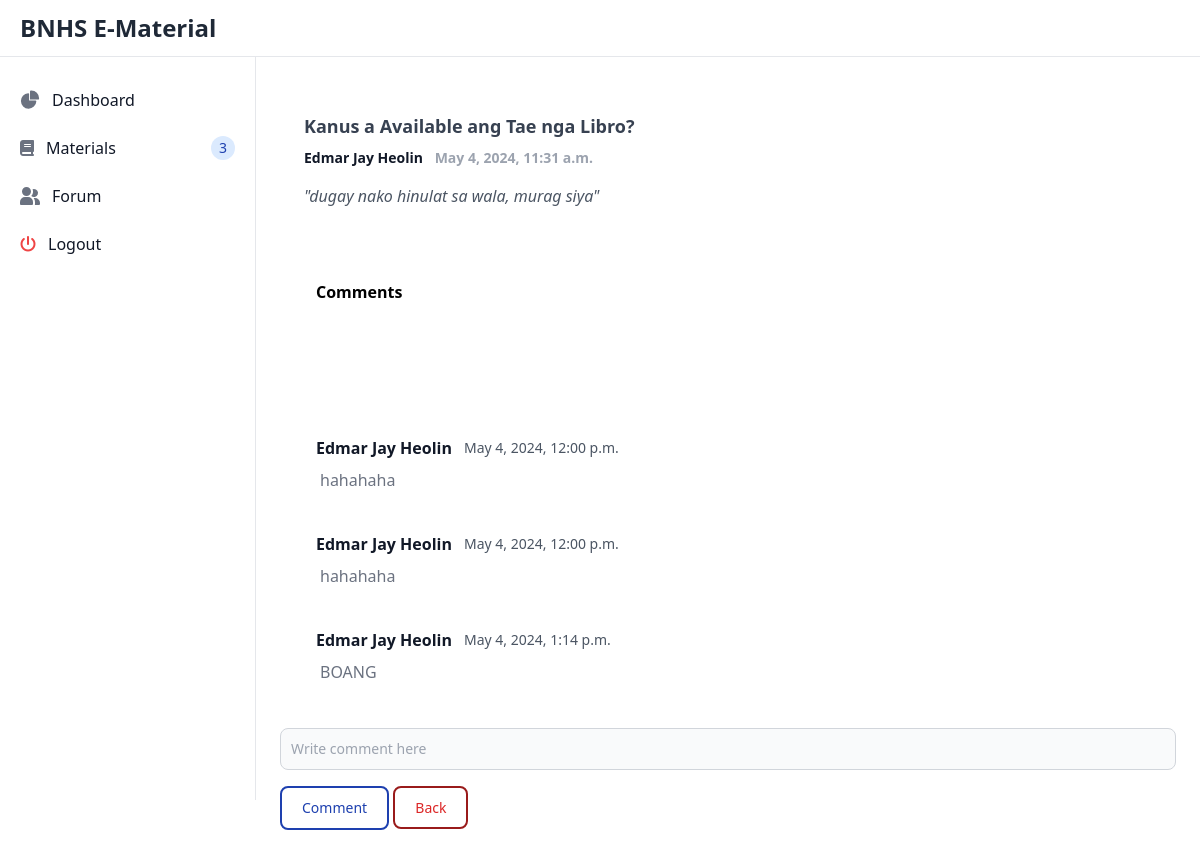
The page /forum_page1?forum_id=5 (signed in) on the database its author committed.
### users/models.py (models this page shows)
class Forum(models.Model):
    title = models.CharField(max_length=10000)
    file = models.FileField(
        upload_to='media/announcement',
        validators=[
            FileExtensionValidator(allowed_extensions=['png', 'jpeg', 'jpg', 'pdf', 'word', 'ppt', 'xlsx', 'csv', 'gif'])
        ],
        null=True,  # Allow null values
        blank=True  # Also allow empty values (in forms)
    )
    upload_date = models.DateTimeField(default=now)
    description = models.TextField()
    uploader = models.ForeignKey(User, on_delete=models.CASCADE)

class Comments(models.Model):
    post = models.ForeignKey(Forum, on_delete=models.CASCADE)
    commentors = models.ForeignKey(User, on_delete=models.CASCADE)
    comment = models.TextField()
    comment_date = models.DateTimeField(default=now)

### users/views.py (the view)
# urls.py: path('forum_page1', views.forum_page1, name='forum_page1'),
@login_required(login_url='/login')
def forum_page1(request):
    authenticated_user = request.user
    librarian = get_object_or_404(Librarian, user=authenticated_user)
    forums = Forum.objects.annotate(comment_count=Count('comments')).order_by('-upload_date')
    if request.method == 'POST':
        comment = request.POST['comment']
        post_id = request.POST['post']  # Retrieve the post ID
        forum = get_object_or_404(Forum, pk=post_id)
        new_comment = Comments.objects.create(comment=comment, commentors=librarian.user, post=forum)
        new_comment.save()
    forum_id = request.GET.get('forum_id')
    forum = Forum.objects.get(id=forum_id)
    comments = Comments.objects.filter(post=forum)
    number_of_materials = Materials.objects.count()
    context = {
        'forum': forum,
        'comments': comments,
        'librarian':librarian,
        'number_of_materials':number_of_materials,
    }
    return render(request, 'librarian/forumPost.html', context)

### users/templates/librarian/forumPost.html (shortened to what this page needs)
{% load static tailwind_tags %}
<!DOCTYPE html>
<html lang="en">
	<head>
		<link
			rel="stylesheet"
			href="https://cdnjs.cloudflare.com/ajax/libs/font-awesome/6.5.2/css/all.min.css" />
		<link
			href="https://cdnjs.cloudflare.com/ajax/libs/flowbite/2.3.0/flowbite.min.css"
			rel="stylesheet" />
		{% tailwind_css %}
	</head>
	<body>
		{% include 'includes/LibrarianSidebar.html' %}
		<nav class="fixed top-0 z-50 w-full bg-white border-b border-gray-200">
			<div class="px-3 py-3 lg:px-5 lg:pl-3">
				<div class="flex items-center justify-between">
					<div class="flex items-center justify-start rtl:justify-end">
						<a
							href="#"
							class="flex ms-2 md:me-24">
							<span class="self-center text-xl font-semibold sm:text-2xl whitespace-nowrap text-gray-800">
								BNHS E-Material
							</span>
						</a>
					</div>
				</div>
			</div>
		</nav>
		<div class="p-4 sm:ml-64">
			<div class="">
				<div class="flex items-center justify-start">
					<div class="px-1 sm:px-8 py-1 sm:py-6 mt-14">
						<div class="bg-white">
							<div class="mt-4">
								<h1
									data-modal-target="{{forum.id}}-modal"
									data-modal-toggle="{{forum.id}}-modal"
									class="text-lg text-gray-700 font-semibold hover:underline cursor-pointer">
									{{forum.title}}
								</h1>
								<p class="mt-2 text-sm font-semibold text-gray-400">
									<b class="mr-2 text-gray-900">{{forum.uploader.first_name}}</b>
									{{forum.upload_date}}
								</p>
								<p class="mt-4 text-md text-gray-600 break-all italic">"{{forum.description}}"</p>
							</div>
						</div>
						<p class="ml-3 py-4 my-14 font-bold">Comments</p>
					</div>
				</div>
				<div class="mt-4">
					{% for comment in comments %}
					<div class="flex flex-col py-2 px-8">
						<div class="p-3">
							<div class="flex justify-between items-center mb-2">
								<div class="flex items-center">
									<p class="inline-flex items-center mr-3 text-md text-gray-900 font-bold">
										{{comment.commentors.first_name}}
									</p>
									<p class="text-sm text-gray-600">{{comment.comment_date|date:"F j, Y, g:i a" }}</p>
								</div>
							</div>
							<p class="text-gray-500 ml-1">{{comment.comment}}</p>
						</div>
					</div>
					{% endfor %}
				</div>
				<form
					class="space-y-4 p-2 bg-white py-2 sticky bottom-0 left-0"
					action="#"
					method="post"
					enctype="multipart/form-data">
					<div class="col-span-2">
						<input
							type="text"
							name="comment"
							id="title"
							class="bg-gray-50 border border-gray-300 text-gray-900 text-sm rounded-lg focus:ring-blue-500 focus:border-blue-500 block w-full p-2.5 placeholder-gray-400"
							placeholder="Write comment here"
							required />
					</div>
					<div>
						<button
							type="submit"
							class="w-lg text-blue-800 border-2 border-blue-800 focus:ring-4 focus:outline-none focus:ring-blue-300 font-medium rounded-lg text-sm px-5 py-2.5 text-center">
							Comment
						</button>
						<a
							href="{% url 'student_forum' %}"
							class="w-lg text-red-600 border-2 border-red-800 focus:ring-4 focus:outline-none focus:ring-red-300 font-medium rounded-lg text-sm px-5 py-2.5 text-center">
							Back
						</a>
					</div>
				</form>
			</div>
		</div>
	</body>
</html>

### rows shown on the page
Forum: title "Kanus a Available ang Tae nga Libro?", uploader.first_name "Edmar Jay Heolin", upload_date "May 4, 2024, 11:31 a.m.", description "dugay nako hinulat sa wala, murag siya"
Comments: commentors.first_name "Edmar Jay Heolin", comment_date "May 4, 2024, 12:00 p.m.", comment "hahahaha"
Comments: commentors.first_name "Edmar Jay Heolin", comment_date "May 4, 2024, 12:00 p.m.", comment "hahahaha"
Comments: commentors.first_name "Edmar Jay Heolin", comment_date "May 4, 2024, 1:14 p.m.", comment "BOANG"
